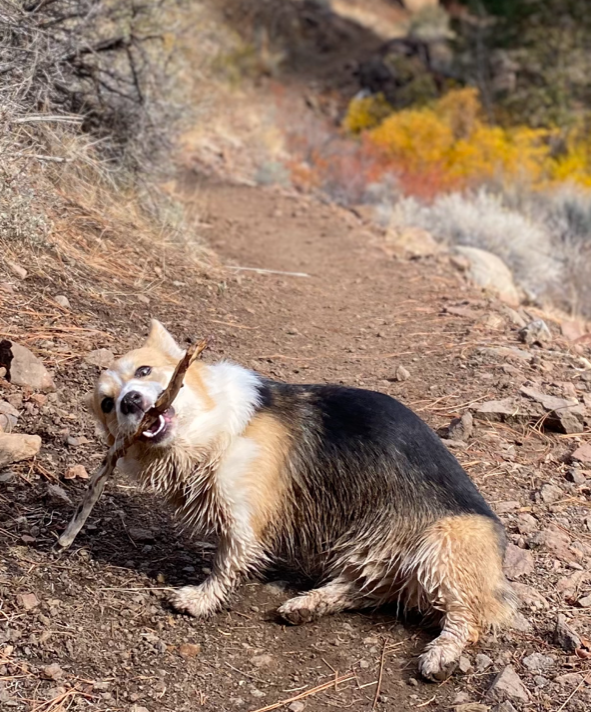
#> input picture poppy.png, 591 x 712 px
$ jupyter execute hello_python.ipynb   (older library calls are emulated)
#> lines starting #> are read from the running program, lines starting #| are printed output that depends on the picture
# Python3 Introduction

A little girl goes into a pet show and asks for a wabbit. The shop keeper looks down at her, smiles and says:

"Would you like a lovely fluffy little white rabbit, or a cutesy wootesly little brown rabbit?"

"Actually", says the little girl, "I don't think my python would notice."

[cell 1]
x = "Hello World"
print(x)
x

Python is an interpretted language. You type code, an interpretter translates into machine code, then outputs.

Can run in the REPL terminal (Read Evaluate Print Line) or Jupyter Notebook.

White space is very important. Conditional logic, loops, classes use white space to define scope.

[cell 2]
x = "Go away"
if x == "Hello World":
    print(x)
else:
    print("Goodbye")

Printing all elements in a `set()` of unique elements.

[cell 3]
greetings = ("Hello.", "How are you?", "Goodbye.")
for i, x in enumerate(greetings):
    print(str(i) + ": " + x)

[cell 4]
greetings[1]

Same program using *list comprehension*.

[cell 5]
[print(str(i) + ": " + x) for i, x in enumerate(greetings)]

`range(start, end)` creates an iterator of integers from `start` to `end-1`.

For example: create a `list` of all numbers between 2032 and 3202 which are divisible by 3 but not a multiple of 5.

[cell 6]
ex1 = [x for x in range(2032, 3202) if x%3 == 0 and x%5 != 0]
len(ex1)

`dict{key: value}` dictionaries store `key:value` pairs. Keys are unique. Values can be whatever.

For example: create a dictionary of word counts for the following statement

[cell 7]
s = "Lorem ipsum dolor sit sit amet, consectetur adipiscing elit, \
     sed do eiusmod tempor incididunt ut labore et dolore magna aliqua. \
     Ut enim ad minim veniam, quis nostrud exercitation ullamco laboris \
     nisi ut aliquip ex ea commodo consequat. Duis aute irure dolor in \
     reprehenderit in voluptate velit esse cillum dolore eu fugiat nulla \
     pariatur. Excepteur sint occaecat cupidatat non proident, sunt in \
     culpa qui officia deserunt mollit anim id est laborum."

[cell 8]
def word_count(s):
    words = s.split()   # split the string by white space ' '
    print(f"Number of words {len(words)}")
    word_dict = dict()  # create an empty dictionary

    for word in words:  # iterate through all the words
        if word in word_dict:   # if the word is in the dictionary, add plus 1 to the count
            word_dict[word] = word_dict[word] + 1
        else:           # otherwise add the word to the dictionary with count 1
            word_dict[word] = 1
    print(f"Number of unique words {len(word_dict)}")
    return word_dict

latin_dict = word_count(s)

Which word occurs the most?

[cell 9]
max_word = max(latin_dict, key=latin_dict.get)
print(f"{max_word}: {latin_dict[max_word]}")

# Numpy

Useful for array calculations, *i.e.*, everything in engineering.

For example: compute $e^x$

$$
e^x = \sum_{n=0}^{\infty} \frac{x^n}{n!} = 1 + x + \frac{x^2}{2} + \frac{x^3}{6} + \cdots
$$

[cell 10]
from math import e, factorial
import numpy as np
import matplotlib.pyplot as plt  # plotting

[cell 11]
fac = np.vectorize(factorial)

def e_x(x, terms=10):
    n = np.arange(terms)
    return np.sum((x**n) / fac(n))  # This is the meat of the program. Check out the broadcasting.

# Get Numerical Data
def calculate_e_and_plot(power, N=14):
    x = range(1, N)
    maclaurin = [e_x(power, terms=n) for n in x]
    error = [np.real(e**power - estimate) for estimate in maclaurin]

    # Plotting stuff
    ax = plt.subplot()
    ax.plot(x, maclaurin, label="Maclaurin")
    ax.plot(x, error, label="Error")
    ax.axhline(np.real(e**power), color='r', linestyle="--", label=rf"$exp({power})$")
    ax.set_xlabel("n")
    ax.set_ylabel("Value")
    ax.set_title(rf"Estimating $exp({power})$ with a polynomial.")
    ax.legend();

calculate_e_and_plot(3, 14)
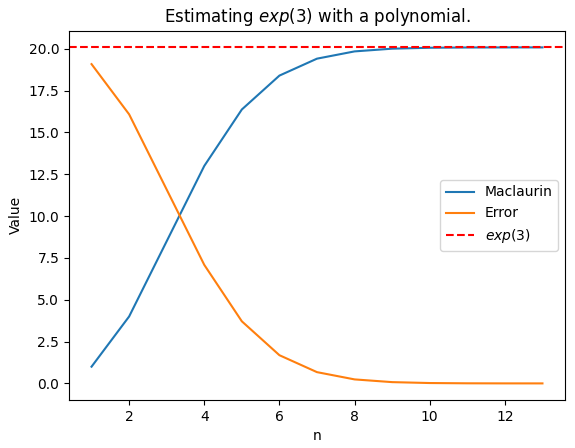
#> figure drawn by matplotlib, 1 panel; curve peaks at x = 13, y = 20.09; curve peaks at x = 1, y = 19.09

Another example
$$
e^{i \pi} = -1
$$

[cell 12]
cx = (np.pi)*1j
calculate_e_and_plot(cx)
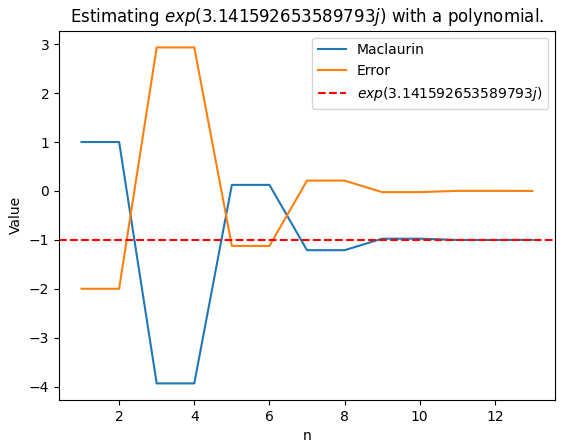
#> figure drawn by matplotlib, 1 panel; curve peaks at x = 1, y = 1; curve peaks at x = 3, y = 2.93

[cell 13]
x = 0
if x != 0 and not (x % 2):
    print(True)
else:
    print(x)

[cell 14]
x = np.arange(10)
y = x % 2 == 0
x[y]

## Explore more!

[cell 15]
from PIL import Image
import ipywidgets as widgets
poppy = Image.open("poppy.png")
#> poppy is the input picture: PIL image 591x712 RGBA; mean R, G, B, A 147.7, 122.3, 105, 255
poppy.thumbnail((256,256), Image.ANTIALIAS)
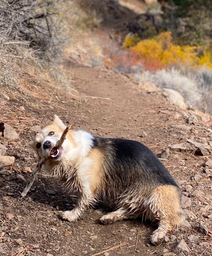
#> poppy: PIL image 212x256 RGBA; mean R, G, B, A 147.7, 122.3, 105.1, 255

[cell 16]
def puppy(theta):
    return poppy.rotate(theta)
widgets.interact(puppy, theta=widgets.IntSlider(0, 0, 360))
#> the sliders are set to theta = <module 'ipywidgets.IntSlider_
#> (the call stopped at in puppy, `return poppy.rotate(theta)`: ipywidgets is not available in this run)
